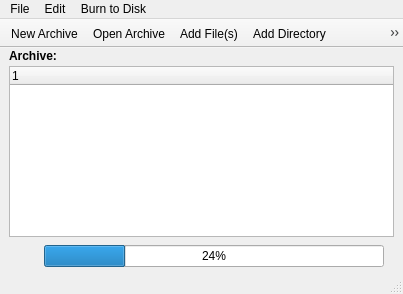
<?xml version="1.0" encoding="UTF-8"?>
<ui version="4.0">
 <class>MainUI</class>
 <widget class="QMainWindow" name="MainUI">
  <property name="geometry">
   <rect>
    <x>0</x>
    <y>0</y>
    <width>403</width>
    <height>294</height>
   </rect>
  </property>
  <property name="windowTitle">
   <string>MainWindow</string>
  </property>
  <widget class="QWidget" name="centralwidget">
   <layout class="QVBoxLayout" name="verticalLayout">
    <property name="spacing">
     <number>3</number>
    </property>
    <property name="topMargin">
     <number>1</number>
    </property>
    <property name="bottomMargin">
     <number>0</number>
    </property>
    <item>
     <layout class="QHBoxLayout" name="horizontalLayout">
      <item>
       <widget class="QLabel" name="label">
        <property name="font">
         <font>
          <weight>75</weight>
          <bold>true</bold>
         </font>
        </property>
        <property name="text">
         <string>Archive:</string>
        </property>
       </widget>
      </item>
      <item>
       <widget class="QLabel" name="label_archive">
        <property name="sizePolicy">
         <sizepolicy hsizetype="Expanding" vsizetype="Preferred">
          <horstretch>0</horstretch>
          <verstretch>0</verstretch>
         </sizepolicy>
        </property>
        <property name="text">
         <string notr="true"/>
        </property>
       </widget>
      </item>
     </layout>
    </item>
    <item>
     <widget class="QTreeWidget" name="tree_contents">
      <property name="selectionMode">
       <enum>QAbstractItemView::ExtendedSelection</enum>
      </property>
      <column>
       <property name="text">
        <string notr="true">1</string>
       </property>
      </column>
     </widget>
    </item>
    <item>
     <layout class="QHBoxLayout" name="horizontalLayout_2">
      <item>
       <widget class="QLabel" name="label_progress_icon">
        <property name="sizePolicy">
         <sizepolicy hsizetype="Fixed" vsizetype="Fixed">
          <horstretch>0</horstretch>
          <verstretch>0</verstretch>
         </sizepolicy>
        </property>
        <property name="minimumSize">
         <size>
          <width>32</width>
          <height>32</height>
         </size>
        </property>
        <property name="maximumSize">
         <size>
          <width>32</width>
          <height>32</height>
         </size>
        </property>
        <property name="text">
         <string notr="true"/>
        </property>
       </widget>
      </item>
      <item>
       <widget class="QProgressBar" name="progressBar">
        <property name="value">
         <number>24</number>
        </property>
       </widget>
      </item>
      <item>
       <widget class="QLabel" name="label_progress">
        <property name="text">
         <string notr="true"/>
        </property>
        <property name="alignment">
         <set>Qt::AlignRight|Qt::AlignTrailing|Qt::AlignVCenter</set>
        </property>
       </widget>
      </item>
     </layout>
    </item>
   </layout>
  </widget>
  <widget class="QMenuBar" name="menubar">
   <property name="geometry">
    <rect>
     <x>0</x>
     <y>0</y>
     <width>403</width>
     <height>20</height>
    </rect>
   </property>
   <widget class="QMenu" name="menuFile">
    <property name="title">
     <string>File</string>
    </property>
    <addaction name="action_New"/>
    <addaction name="action_Open"/>
    <addaction name="separator"/>
    <addaction name="action_Quit"/>
   </widget>
   <widget class="QMenu" name="menuEdit">
    <property name="title">
     <string>Edit</string>
    </property>
    <addaction name="actionAdd_File"/>
    <addaction name="actionAdd_Dirs"/>
    <addaction name="actionRemove_File"/>
    <addaction name="separator"/>
    <addaction name="actionExtract_All"/>
    <addaction name="actionExtract_Sel"/>
   </widget>
   <widget class="QMenu" name="menuBurn_toDisk">
    <property name="title">
     <string>Burn to Disk</string>
    </property>
    <addaction name="actionUSB_Image"/>
   </widget>
   <addaction name="menuFile"/>
   <addaction name="menuEdit"/>
   <addaction name="menuBurn_toDisk"/>
  </widget>
  <widget class="QStatusBar" name="statusbar"/>
  <widget class="QToolBar" name="toolBar">
   <property name="windowTitle">
    <string>toolBar</string>
   </property>
   <property name="movable">
    <bool>false</bool>
   </property>
   <property name="floatable">
    <bool>false</bool>
   </property>
   <attribute name="toolBarArea">
    <enum>TopToolBarArea</enum>
   </attribute>
   <attribute name="toolBarBreak">
    <bool>false</bool>
   </attribute>
   <addaction name="action_New"/>
   <addaction name="action_Open"/>
   <addaction name="actionAdd_File"/>
   <addaction name="actionAdd_Dirs"/>
   <addaction name="actionRemove_File"/>
   <addaction name="separator"/>
   <addaction name="actionExtract_All"/>
   <addaction name="actionExtract_Sel"/>
  </widget>
  <action name="action_Open">
   <property name="text">
    <string>&amp;Open Archive</string>
   </property>
   <property name="statusTip">
    <string>Open archive</string>
   </property>
  </action>
  <action name="action_New">
   <property name="text">
    <string>&amp;New Archive</string>
   </property>
   <property name="statusTip">
    <string>New archive</string>
   </property>
  </action>
  <action name="action_Quit">
   <property name="text">
    <string>&amp;Quit</string>
   </property>
  </action>
  <action name="actionAdd_File">
   <property name="text">
    <string>Add File(s)</string>
   </property>
   <property name="statusTip">
    <string>Add files to archive</string>
   </property>
  </action>
  <action name="actionRemove_File">
   <property name="text">
    <string>Remove File(s)</string>
   </property>
   <property name="statusTip">
    <string>Remove selection from archive</string>
   </property>
  </action>
  <action name="actionExtract_All">
   <property name="text">
    <string>Extract All</string>
   </property>
   <property name="statusTip">
    <string>Extract archive into a directory</string>
   </property>
  </action>
  <action name="actionAdd_Dirs">
   <property name="text">
    <string>Add Directory</string>
   </property>
   <property name="statusTip">
    <string>Add directory to archive</string>
   </property>
  </action>
  <action name="actionExtract_Sel">
   <property name="text">
    <string>Extract Selection</string>
   </property>
   <property name="statusTip">
    <string>Extract Selected Items</string>
   </property>
  </action>
  <action name="actionUSB_Image">
   <property name="text">
    <string>USB Image</string>
   </property>
   <property name="statusTip">
    <string>Copy an IMG to a USB device (may require admin permission)</string>
   </property>
  </action>
 </widget>
 <resources/>
 <connections/>
</ui>
